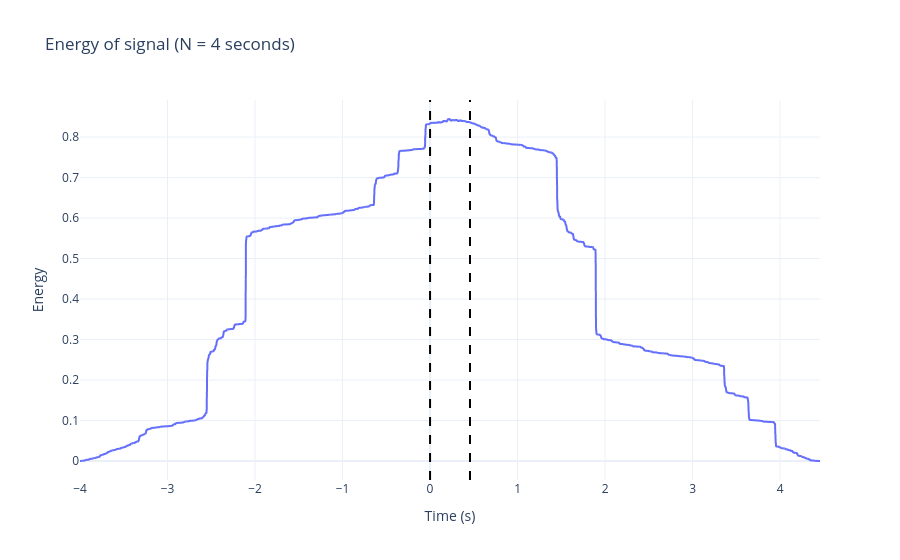
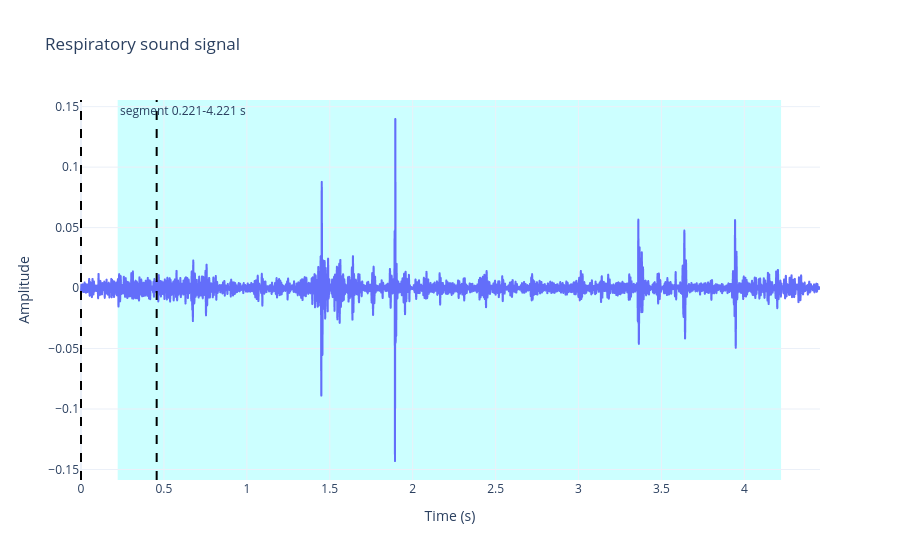
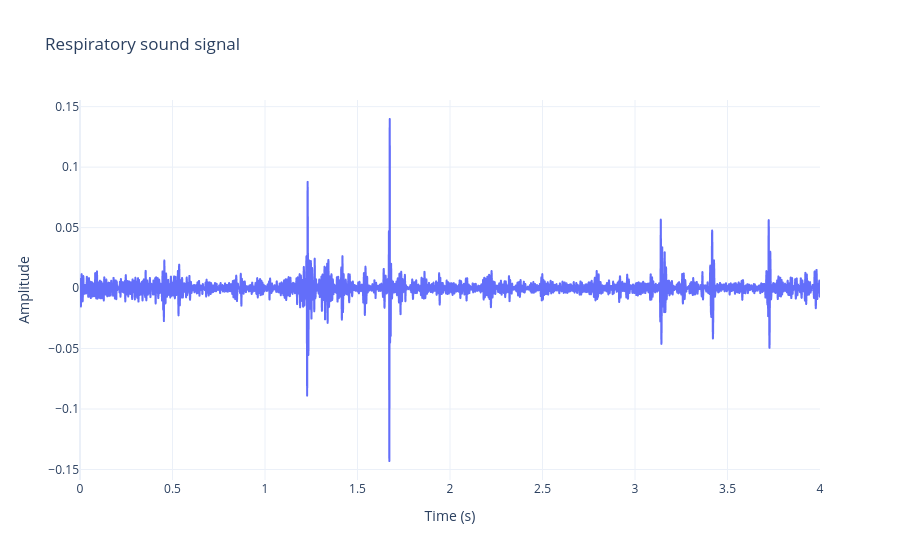

Notebook cell for these charts, in order:
### Markdown cell above
#### 2.1.2. Most energetic window

### Code cell
if duration >= 4:
    N = SEGMENT_DURATION*fs

    # Energy filter
    energy = np.convolve(signal**2, np.ones(N), mode="full")
    i_max = np.clip(int(np.argmax(energy)), N, len(signal))  # Most energetic window (last sample)

    ini = i_max - N
    fin = i_max
    new_signal = signal[ini:fin]

    t = np.arange(-N, len(signal) - 1) / fs
    fig = px.line(x=t, y=energy, labels={"x": "Time (s)", "y": "Energy"}, title=f"Energy of signal (N = 4 seconds)")
    fig.add_vline(x=0, line_dash="dash", line_color="black")
    fig.add_vline(x=(len(signal)-N)/fs, line_dash="dash", line_color="black")
    fig.update_layout(
        hovermode="x unified",
        template="plotly_white"
    )
    fig.show()

    t = np.arange(len(signal)) / fs
    fig = px.line(x=t, y=signal, labels={"x": "Time (s)", "y": "Amplitude"}, title=f"Respiratory sound signal")
    fig.add_vline(x=0, line_dash="dash", line_color="black")
    fig.add_vline(x=(len(signal)-N)/fs, line_dash="dash", line_color="black")
    fig.add_vrect(x0=ini/fs, x1=fin/fs, fillcolor="cyan", opacity=0.2, line_width=0, layer="below",
                annotation_text=f"segment {ini/fs:.3f}-{fin/fs:.3f} s", annotation_position="top left")
    fig.update_layout(
        hovermode="x unified",
        template="plotly_white"
    )
    fig.show()

    t = np.arange(len(new_signal)) / fs
    fig = px.line(x=t, y=new_signal, labels={"x": "Time (s)", "y": "Amplitude"}, title=f"Respiratory sound signal")
    fig.update_layout(
        hovermode="x unified",
        template="plotly_white"
    )
    fig.show()

### Figure 1 — Plotly figure (JSON) as saved in the notebook; plotly's stock layout.template omitted (floating-point values rounded to 4 significant figures; data arrays with more than 128 entries replaced by an {"elided": "..."} marker saying what was removed)
{"data": [{"hovertemplate": "Time (s)=%{x}<br>Energy=%{y}<extra></extra>", "legendgroup": "", "line": {"color": "#636efa", "dash": "solid"}, "marker": {"symbol": "circle"}, "mode": "lines", "name": "", "showlegend": false, "type": "scattergl", "x": {"elided": "33824 float values"}, "xaxis": "x", "y": {"elided": "33824 float values"}, "yaxis": "y"}], "layout": {"hovermode": "x unified", "legend": {"tracegroupgap": 0}, "shapes": [{"line": {"color": "black", "dash": "dash"}, "type": "line", "x0": 0, "x1": 0, "xref": "x", "y0": 0, "y1": 1, "yref": "y domain"}, {"line": {"color": "black", "dash": "dash"}, "type": "line", "x0": 0.4562, "x1": 0.4562, "xref": "x", "y0": 0, "y1": 1, "yref": "y domain"}], "title": {"text": "Energy of signal (N = 4 seconds)"}, "xaxis": {"anchor": "y", "domain": [0, 1], "title": {"text": "Time (s)"}}, "yaxis": {"anchor": "x", "domain": [0, 1], "title": {"text": "Energy"}}}}

### Figure 2 — Plotly figure (JSON) as saved in the notebook; plotly's stock layout.template omitted (floating-point values rounded to 4 significant figures; data arrays with more than 128 entries replaced by an {"elided": "..."} marker saying what was removed)
{"data": [{"hovertemplate": "Time (s)=%{x}<br>Amplitude=%{y}<extra></extra>", "legendgroup": "", "line": {"color": "#636efa", "dash": "solid"}, "marker": {"symbol": "circle"}, "mode": "lines", "name": "", "showlegend": false, "type": "scattergl", "x": {"elided": "17825 float values"}, "xaxis": "x", "y": {"elided": "17825 float values"}, "yaxis": "y"}], "layout": {"annotations": [{"showarrow": false, "text": "segment 0.221-4.221 s", "x": 0.2213, "xanchor": "left", "xref": "x", "y": 1, "yanchor": "top", "yref": "y domain"}], "hovermode": "x unified", "legend": {"tracegroupgap": 0}, "shapes": [{"line": {"color": "black", "dash": "dash"}, "type": "line", "x0": 0, "x1": 0, "xref": "x", "y0": 0, "y1": 1, "yref": "y domain"}, {"line": {"color": "black", "dash": "dash"}, "type": "line", "x0": 0.4562, "x1": 0.4562, "xref": "x", "y0": 0, "y1": 1, "yref": "y domain"}, {"fillcolor": "cyan", "layer": "below", "line": {"width": 0}, "opacity": 0.2, "type": "rect", "x0": 0.2213, "x1": 4.221, "xref": "x", "y0": 0, "y1": 1, "yref": "y domain"}], "title": {"text": "Respiratory sound signal"}, "xaxis": {"anchor": "y", "domain": [0, 1], "title": {"text": "Time (s)"}}, "yaxis": {"anchor": "x", "domain": [0, 1], "title": {"text": "Amplitude"}}}}

### Figure 3 — Plotly figure (JSON) as saved in the notebook; plotly's stock layout.template omitted (floating-point values rounded to 4 significant figures; data arrays with more than 128 entries replaced by an {"elided": "..."} marker saying what was removed)
{"data": [{"hovertemplate": "Time (s)=%{x}<br>Amplitude=%{y}<extra></extra>", "legendgroup": "", "line": {"color": "#636efa", "dash": "solid"}, "marker": {"symbol": "circle"}, "mode": "lines", "name": "", "showlegend": false, "type": "scattergl", "x": {"elided": "16000 float values"}, "xaxis": "x", "y": {"elided": "16000 float values"}, "yaxis": "y"}], "layout": {"hovermode": "x unified", "legend": {"tracegroupgap": 0}, "title": {"text": "Respiratory sound signal"}, "xaxis": {"anchor": "y", "domain": [0, 1], "title": {"text": "Time (s)"}}, "yaxis": {"anchor": "x", "domain": [0, 1], "title": {"text": "Amplitude"}}}}
